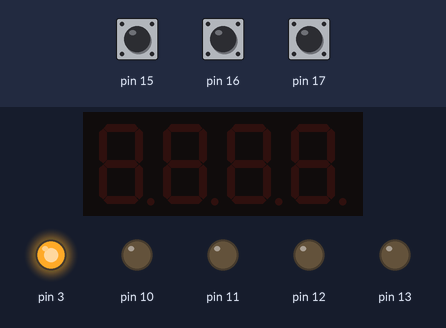
A sketch run on a simulated Arduino Uno, built with avr-gcc and run on an emulated ATmega328P. Parts: 4-digit seven-segment display, output pins drawn as LEDs (lit = HIGH). The test bench sets the inputs (shaded band); at power-on: pin 15 HIGH, pin 16 HIGH, pin 17 HIGH.

Above: at 0.1 s.
At 3.9 s:
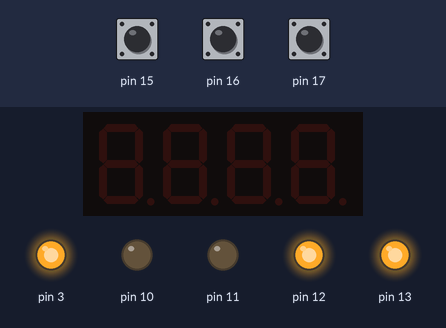
At 5.9 s:
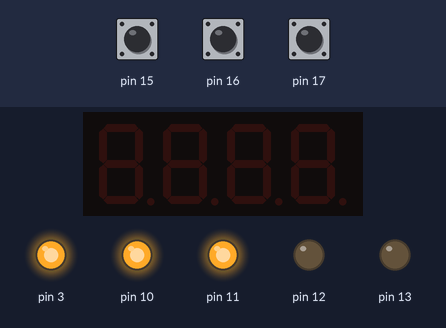
At 7.9 s:
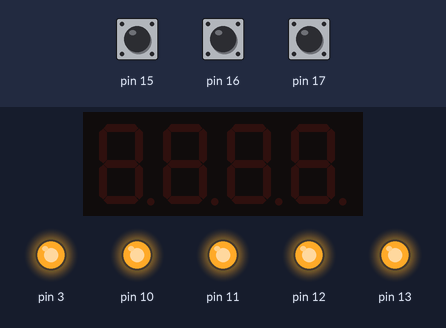
Timing chart, 0 to 9.4 s (numbered marks = the images above):
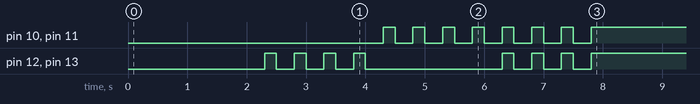

The sketch:

Led_Lights.ino
```cpp
#include <MultiFuncShield.h>

/*

For more information and help, please visit https://www.cohesivecomputing.co.uk/hackatronics/arduino-multi-function-shield/part-1/

*/

void setup() {
  // put your setup code here, to run once:

  MFS.initialize();    // initialize multi-function shield library

  MFS.writeLeds(LED_ALL, ON);
  delay(2000);
  MFS.blinkLeds(LED_1 | LED_2, ON);
  delay(2000);
  MFS.blinkLeds(LED_1 | LED_2, OFF);

  MFS.blinkLeds(LED_3 | LED_4, ON);
  delay(2000);
  MFS.blinkLeds(LED_ALL, ON);
  delay(2000);
  MFS.blinkLeds(LED_ALL, OFF);
  MFS.writeLeds(LED_ALL, OFF);
}

void loop() {
  // put your main code here, to run repeatedly:

}
```
